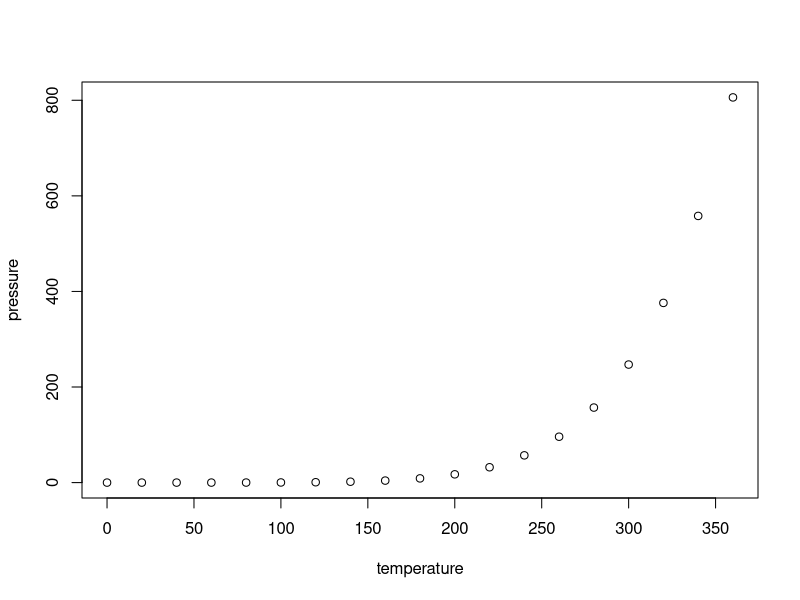
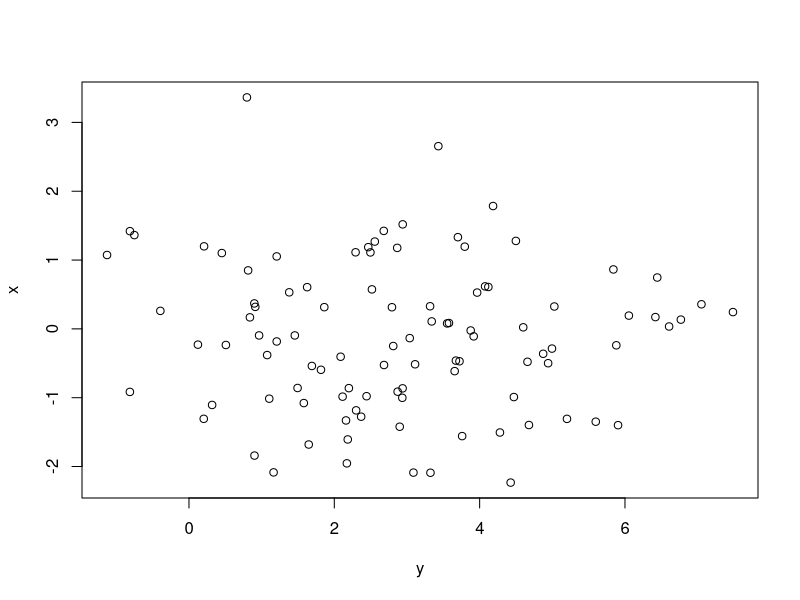

The R source for these figures, in order:
## ---- chunk 1
knitr::opts_chunk$set(echo = TRUE)
## ---- chunk 2
summary(cars)
## ---- chunk 3
plot(pressure)
## ---- chunk 4
#make new data
x <- rnorm(100, 0, 1)
y <- rnorm(100, 3, 2)
## ---- chunk 5
plot(x ~ y)
